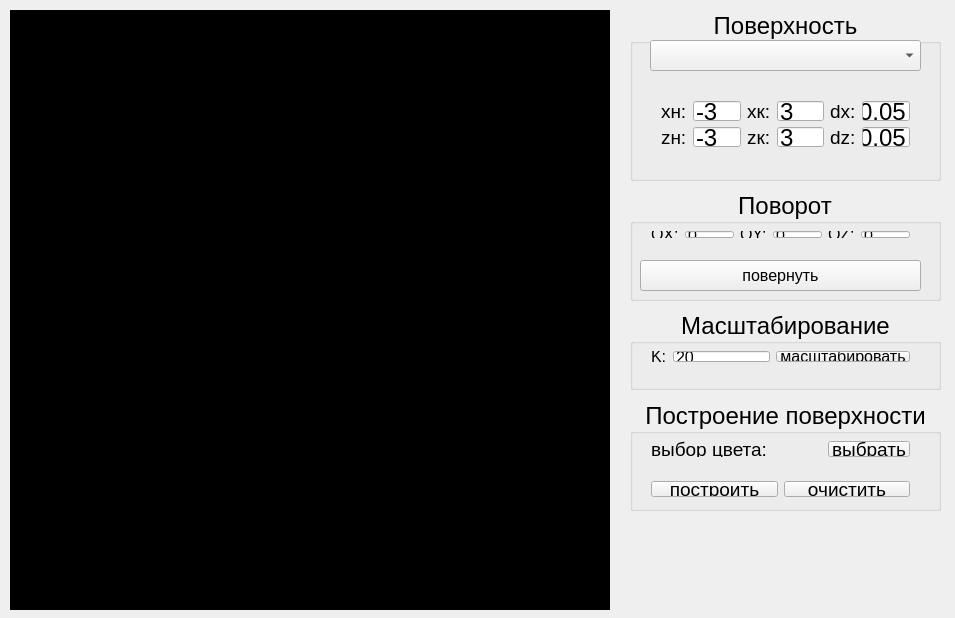
<?xml version="1.0" encoding="UTF-8"?>
<ui version="4.0">
 <class>MainWindow</class>
 <widget class="QMainWindow" name="MainWindow">
  <property name="geometry">
   <rect>
    <x>0</x>
    <y>0</y>
    <width>955</width>
    <height>618</height>
   </rect>
  </property>
  <property name="windowTitle">
   <string>Лабораторная работа №10. Алгоритм плавающего горизонта.</string>
  </property>
  <widget class="QWidget" name="centralWidget">
   <widget class="QWidget" name="draw_widget" native="true">
    <property name="geometry">
     <rect>
      <x>10</x>
      <y>10</y>
      <width>600</width>
      <height>600</height>
     </rect>
    </property>
    <property name="styleSheet">
     <string notr="true">background-color:black;</string>
    </property>
   </widget>
   <widget class="QGroupBox" name="groupBox">
    <property name="geometry">
     <rect>
      <x>630</x>
      <y>10</y>
      <width>311</width>
      <height>171</height>
     </rect>
    </property>
    <property name="font">
     <font>
      <pointsize>18</pointsize>
     </font>
    </property>
    <property name="title">
     <string>Поверхность</string>
    </property>
    <property name="alignment">
     <set>Qt::AlignCenter</set>
    </property>
    <widget class="QComboBox" name="comboBox_surface">
     <property name="geometry">
      <rect>
       <x>20</x>
       <y>30</y>
       <width>271</width>
       <height>31</height>
      </rect>
     </property>
     <property name="font">
      <font>
       <pointsize>14</pointsize>
      </font>
     </property>
    </widget>
    <widget class="QWidget" name="layoutWidget">
     <property name="geometry">
      <rect>
       <x>20</x>
       <y>80</y>
       <width>271</width>
       <height>68</height>
      </rect>
     </property>
     <layout class="QHBoxLayout" name="horizontalLayout">
      <property name="sizeConstraint">
       <enum>QLayout::SetNoConstraint</enum>
      </property>
      <item>
       <layout class="QVBoxLayout" name="verticalLayout">
        <item>
         <widget class="QLabel" name="label">
          <property name="font">
           <font>
            <pointsize>14</pointsize>
           </font>
          </property>
          <property name="text">
           <string>xн:</string>
          </property>
         </widget>
        </item>
        <item>
         <widget class="QLabel" name="label_6">
          <property name="font">
           <font>
            <pointsize>14</pointsize>
           </font>
          </property>
          <property name="text">
           <string>zн:</string>
          </property>
         </widget>
        </item>
       </layout>
      </item>
      <item>
       <layout class="QVBoxLayout" name="verticalLayout_2">
        <item>
         <widget class="QLineEdit" name="x_start_lineEdit">
          <property name="text">
           <string>-3</string>
          </property>
         </widget>
        </item>
        <item>
         <widget class="QLineEdit" name="z_start_lineEdit">
          <property name="text">
           <string>-3</string>
          </property>
         </widget>
        </item>
       </layout>
      </item>
      <item>
       <layout class="QVBoxLayout" name="verticalLayout_3">
        <item>
         <widget class="QLabel" name="label_2">
          <property name="font">
           <font>
            <pointsize>14</pointsize>
           </font>
          </property>
          <property name="text">
           <string>xк:</string>
          </property>
         </widget>
        </item>
        <item>
         <widget class="QLabel" name="label_5">
          <property name="font">
           <font>
            <pointsize>14</pointsize>
           </font>
          </property>
          <property name="text">
           <string>zк:</string>
          </property>
         </widget>
        </item>
       </layout>
      </item>
      <item>
       <layout class="QVBoxLayout" name="verticalLayout_4">
        <item>
         <widget class="QLineEdit" name="x_end_lineEdit">
          <property name="text">
           <string>3</string>
          </property>
         </widget>
        </item>
        <item>
         <widget class="QLineEdit" name="z_end_lineEdit">
          <property name="text">
           <string>3</string>
          </property>
         </widget>
        </item>
       </layout>
      </item>
      <item>
       <layout class="QVBoxLayout" name="verticalLayout_5">
        <item>
         <widget class="QLabel" name="label_3">
          <property name="font">
           <font>
            <pointsize>14</pointsize>
           </font>
          </property>
          <property name="text">
           <string>dx:</string>
          </property>
         </widget>
        </item>
        <item>
         <widget class="QLabel" name="label_4">
          <property name="font">
           <font>
            <pointsize>14</pointsize>
           </font>
          </property>
          <property name="text">
           <string>dz:</string>
          </property>
         </widget>
        </item>
       </layout>
      </item>
      <item>
       <layout class="QVBoxLayout" name="verticalLayout_6">
        <item>
         <widget class="QLineEdit" name="delta_x_lineEdit">
          <property name="text">
           <string>0.05</string>
          </property>
         </widget>
        </item>
        <item>
         <widget class="QLineEdit" name="delta_z_lineEdit">
          <property name="text">
           <string>0.05</string>
          </property>
         </widget>
        </item>
       </layout>
      </item>
     </layout>
    </widget>
   </widget>
   <widget class="QGroupBox" name="groupBox_2">
    <property name="geometry">
     <rect>
      <x>630</x>
      <y>190</y>
      <width>311</width>
      <height>111</height>
     </rect>
    </property>
    <property name="font">
     <font>
      <pointsize>18</pointsize>
     </font>
    </property>
    <property name="title">
     <string>Поворот</string>
    </property>
    <property name="alignment">
     <set>Qt::AlignCenter</set>
    </property>
    <widget class="QPushButton" name="rotate_pushButton">
     <property name="geometry">
      <rect>
       <x>10</x>
       <y>70</y>
       <width>281</width>
       <height>31</height>
      </rect>
     </property>
     <property name="font">
      <font>
       <pointsize>12</pointsize>
      </font>
     </property>
     <property name="text">
      <string>повернуть</string>
     </property>
    </widget>
    <widget class="QWidget" name="layoutWidget">
     <property name="geometry">
      <rect>
       <x>10</x>
       <y>30</y>
       <width>281</width>
       <height>29</height>
      </rect>
     </property>
     <layout class="QHBoxLayout" name="horizontalLayout_7">
      <item>
       <layout class="QHBoxLayout" name="horizontalLayout_2">
        <item>
         <widget class="QLabel" name="label_7">
          <property name="font">
           <font>
            <pointsize>12</pointsize>
           </font>
          </property>
          <property name="text">
           <string>OX:</string>
          </property>
         </widget>
        </item>
        <item>
         <widget class="QLineEdit" name="rotate_ox_lineEdit">
          <property name="font">
           <font>
            <pointsize>12</pointsize>
           </font>
          </property>
          <property name="text">
           <string>0</string>
          </property>
         </widget>
        </item>
       </layout>
      </item>
      <item>
       <layout class="QHBoxLayout" name="horizontalLayout_3">
        <item>
         <widget class="QLabel" name="label_8">
          <property name="font">
           <font>
            <pointsize>12</pointsize>
           </font>
          </property>
          <property name="text">
           <string>OY:</string>
          </property>
         </widget>
        </item>
        <item>
         <widget class="QLineEdit" name="rotate_oy_lineEdit">
          <property name="font">
           <font>
            <pointsize>12</pointsize>
           </font>
          </property>
          <property name="text">
           <string>0</string>
          </property>
         </widget>
        </item>
       </layout>
      </item>
      <item>
       <layout class="QHBoxLayout" name="horizontalLayout_4">
        <item>
         <widget class="QLabel" name="label_9">
          <property name="font">
           <font>
            <pointsize>12</pointsize>
           </font>
          </property>
          <property name="text">
           <string>OZ:</string>
          </property>
         </widget>
        </item>
        <item>
         <widget class="QLineEdit" name="rotate_oz_lineEdit">
          <property name="font">
           <font>
            <pointsize>12</pointsize>
           </font>
          </property>
          <property name="text">
           <string>0</string>
          </property>
         </widget>
        </item>
       </layout>
      </item>
     </layout>
    </widget>
   </widget>
   <widget class="QGroupBox" name="groupBox_3">
    <property name="geometry">
     <rect>
      <x>630</x>
      <y>400</y>
      <width>311</width>
      <height>111</height>
     </rect>
    </property>
    <property name="font">
     <font>
      <pointsize>18</pointsize>
     </font>
    </property>
    <property name="title">
     <string>Построение поверхности</string>
    </property>
    <property name="alignment">
     <set>Qt::AlignCenter</set>
    </property>
    <widget class="QWidget" name="layoutWidget">
     <property name="geometry">
      <rect>
       <x>10</x>
       <y>30</y>
       <width>281</width>
       <height>38</height>
      </rect>
     </property>
     <layout class="QHBoxLayout" name="horizontalLayout_5">
      <item>
       <widget class="QLabel" name="label_10">
        <property name="font">
         <font>
          <pointsize>14</pointsize>
         </font>
        </property>
        <property name="text">
         <string>выбор цвета:</string>
        </property>
       </widget>
      </item>
      <item>
       <widget class="QWidget" name="color_widget" native="true">
        <property name="styleSheet">
         <string notr="true"/>
        </property>
       </widget>
      </item>
      <item>
       <widget class="QPushButton" name="choose_color_pushButton">
        <property name="font">
         <font>
          <pointsize>14</pointsize>
         </font>
        </property>
        <property name="text">
         <string>выбрать</string>
        </property>
       </widget>
      </item>
     </layout>
    </widget>
    <widget class="QWidget" name="layoutWidget">
     <property name="geometry">
      <rect>
       <x>10</x>
       <y>70</y>
       <width>281</width>
       <height>38</height>
      </rect>
     </property>
     <layout class="QHBoxLayout" name="horizontalLayout_6">
      <item>
       <widget class="QPushButton" name="draw_surface_pushButton">
        <property name="font">
         <font>
          <pointsize>14</pointsize>
         </font>
        </property>
        <property name="text">
         <string>построить</string>
        </property>
       </widget>
      </item>
      <item>
       <widget class="QPushButton" name="clear_pushButton">
        <property name="font">
         <font>
          <pointsize>14</pointsize>
         </font>
        </property>
        <property name="text">
         <string>очистить</string>
        </property>
       </widget>
      </item>
     </layout>
    </widget>
   </widget>
   <widget class="QGroupBox" name="groupBox_4">
    <property name="geometry">
     <rect>
      <x>630</x>
      <y>310</y>
      <width>311</width>
      <height>80</height>
     </rect>
    </property>
    <property name="font">
     <font>
      <pointsize>18</pointsize>
     </font>
    </property>
    <property name="title">
     <string>Масштабирование</string>
    </property>
    <property name="alignment">
     <set>Qt::AlignCenter</set>
    </property>
    <widget class="QWidget" name="layoutWidget">
     <property name="geometry">
      <rect>
       <x>10</x>
       <y>30</y>
       <width>281</width>
       <height>33</height>
      </rect>
     </property>
     <layout class="QHBoxLayout" name="horizontalLayout_8">
      <item>
       <widget class="QLabel" name="label_11">
        <property name="font">
         <font>
          <pointsize>12</pointsize>
         </font>
        </property>
        <property name="text">
         <string>K:</string>
        </property>
       </widget>
      </item>
      <item>
       <widget class="QLineEdit" name="k_lineEdit">
        <property name="font">
         <font>
          <pointsize>12</pointsize>
         </font>
        </property>
        <property name="text">
         <string>20</string>
        </property>
       </widget>
      </item>
      <item>
       <widget class="QPushButton" name="pushButton">
        <property name="font">
         <font>
          <pointsize>12</pointsize>
         </font>
        </property>
        <property name="text">
         <string>масштабировать</string>
        </property>
       </widget>
      </item>
     </layout>
    </widget>
   </widget>
  </widget>
 </widget>
 <layoutdefault spacing="6" margin="11"/>
 <resources/>
 <connections/>
</ui>
